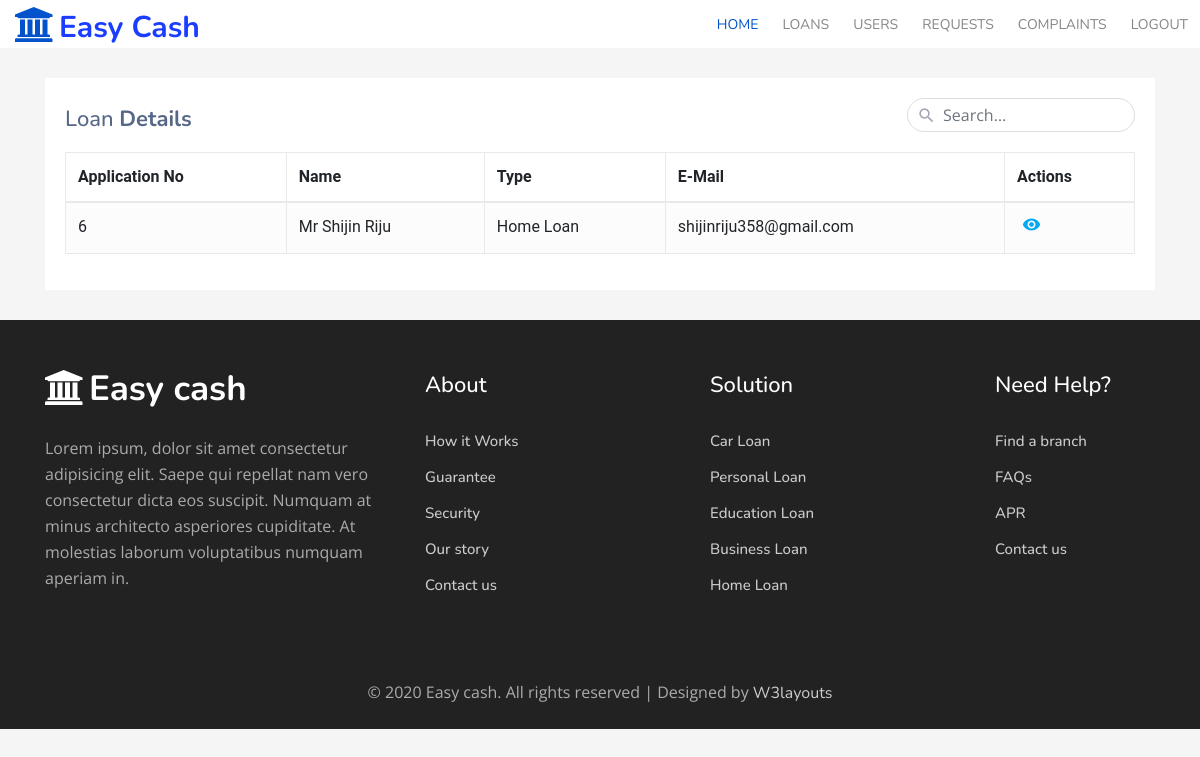
Page /loanTable_view/ on the committed database.
### bankingapp/models.py (models this page shows, shortened)
class LoanApplication(models.Model):
    loan_amount = models.IntegerField()
    annual_income = models.IntegerField()
    loan_type = models.CharField(max_length = 100)
    name = models.CharField(max_length = 300)
    dob = models.DateField()
    marital_status = models.CharField(max_length = 100)
    email = models.EmailField(max_length = 100)
    phone = models.IntegerField()
    address = models.CharField(max_length = 2000)
    address_year = models.CharField(max_length = 100)
    employer = models.CharField(max_length=200)
    occupation = models.CharField(max_length = 100)
    experience = models.CharField(max_length = 100)
    income = models.IntegerField()
    mortgage = models.IntegerField()
    comments = models.CharField(max_length = 3000,null=True)
    bank = models.CharField(max_length = 2000)
    accountNum = models.IntegerField()
    aadhar = models.FileField(null = True)
    pan = models.FileField(null = True)
    register_id = models.ForeignKey(Register,on_delete=models.CASCADE,null=True)
    login_id = models.ForeignKey(CustomLogin,on_delete=models.CASCADE,null=True)
    status = models.CharField(max_length=100,null=True)

### bankingapp/views.py (the view)
# urls.py: path('loanTable_view/',views.loanTable_view),
def loanTable_view(request):
    data = LoanApplication.objects.filter(status = "Pending")
    return render(request,'loanTable_view.html',{"data":data})

### templates/loanTable_view.html (shortened to what this page needs)
{% extends 'adminBase.html' %}
{% block header %}
    </head>
    <body>
    <div class="container-xl">
        <div class="table-responsive">
            <div class="table-wrapper">
                <div class="table-title">
                    <div class="row">
                        <div class="col-sm-8"><h2>Loan <b>Details</b></h2></div>
                        <div class="col-sm-4">
                            <div class="search-box">
                                <i class="material-icons">&#xE8B6;</i>
                                <input type="text" class="form-control" placeholder="Search&hellip;">
                            </div>
                        </div>
                    </div>
                </div>
                <table class="table table-striped table-hover table-bordered">
                    <thead>
                        <tr>
                            <th>Application No</th>
                            <th>Name</th>
                            <th>Type</th>
                            <th>E-Mail</th>
                            <th>Actions</th>
                        </tr>
                    </thead>
                    <tbody>
                        {% for i in data %}
                        <tr>
                            <td>{{i.id}}</td>
                            <td>{{i.name}}</td>
                            <td>{{i.loan_type}}</td>
                            <td>{{i.email}}</td>
                            <td>
                                <a href="/loanApplicationView?id={{i.id}}" class="view" title="View" data-toggle="tooltip"><i class="material-icons">&#xE417;</i></a>
                            </td>
                        </tr>
                        {% endfor %}
                    </tbody>
                </table>
            </div>
        </div>
    </div>
{% endblock %}

### templates/loanTable_view.html (style rules this page uses)
body { color: #566787; background: #f5f5f5; font-family: 'Roboto', sans-serif; }
.table-responsive { margin: 30px 0; }
.table-wrapper { min-width: 1000px; background: #fff; padding: 20px; box-shadow: 0 1px 1px rgba(0,0,0,.05); }
.table-title { padding-bottom: 10px; margin: 0 0 10px; min-width: 100%; }
.table-title h2 { margin: 8px 0 0; font-size: 22px; }
.search-box { position: relative; float: right; }
.search-box input { height: 34px; border-radius: 20px; padding-left: 35px; border-color: #ddd; box-shadow: none; }
.search-box i { color: #a0a5b1; position: absolute; font-size: 19px; top: 8px; left: 10px; }
table.table tr th, table.table tr td { border-color: #e9e9e9; }
table.table-striped tbody tr:nth-of-type(odd) { background-color: #fcfcfc; }
table.table td:last-child { width: 130px; }
table.table td a { color: #a0a5b1; display: inline-block; margin: 0 5px; }
table.table td a.view { color: #03A9F4; }
table.table td i { font-size: 19px; }

### rows in the picture
LoanApplication: id "6", name "Mr Shijin Riju", loan_type "Home Loan", email "shijinriju358@gmail.com"
